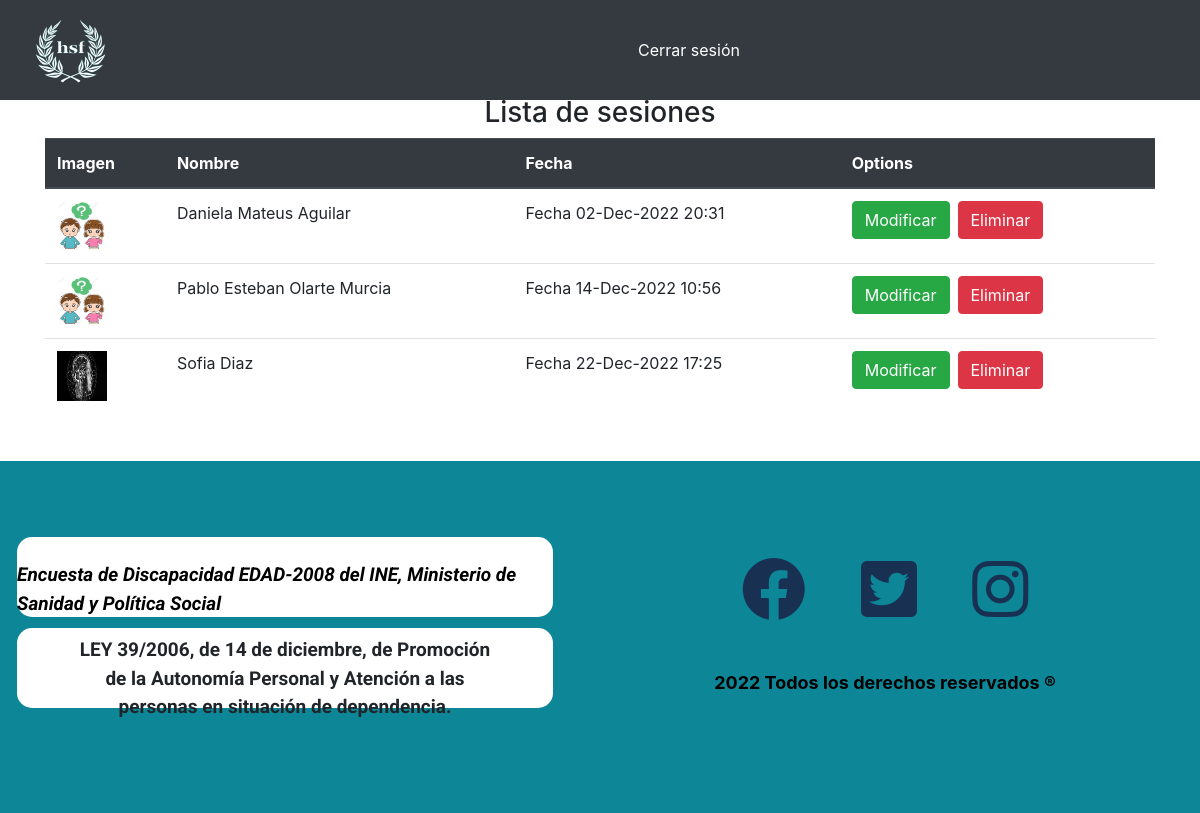
/Paciente/index.php, run on the app's committed database.
### tables this page shows
CREATE TABLE `pacientes` (
  `id` int(11) NOT NULL,
  `Nombre` varchar(50) NOT NULL,
  `Apellidos` varchar(50) NOT NULL,
  `Correo` varchar(50) NOT NULL,
  `Celular` int(11) NOT NULL,
  `Enfermedades` varchar(250) NOT NULL,
  `duracionSecion` varchar(50) NOT NULL,
  `imagen` varchar(100) NOT NULL,
  `fecha` datetime NOT NULL
);

### config/database.php (called while the page is built, shortened)
<?php
class Database{
    public $host = 'localhost';
    public $user = 'root';
    public $pass = '';
    public $db = 'sesiones';
    function __construct(){
        $this->conexion = $this->connectToDatabase();
        return $this -> conexion;
    }
    function connectToDatabase(){
        $conexion= mysqli_connect($this->host, $this->user, $this->pass, $this->db);
        return $conexion;
    }
}

### Paciente/Paciente.php (called while the page is built, shortened)
<?php
include ('../config/database.php');
class Paciente{
    public $conexion;
    function __construct(){
        $db = new Database();
        $this->conexion =$db->connectToDatabase();
    }
    function getAll(){
        $sql= "SELECT * FROM Pacientes ORDER BY fecha ASC";
        return mysqli_query ($this->conexion, $sql);
    }
    }
?>

### Paciente/index.php (the view, shortened to what this page needs)
<?php
include('Paciente.php');
$p=new Paciente();
$data=$p->getAll();
?>
<!DOCTYPE html>
<html>
    <head>
        <link rel="stylesheet" href="https://cdnjs.cloudflare.com/ajax/libs/font-awesome/6.2.1/css/all.min.css"crossorigin="anonymous" />
        <link rel="stylesheet" href="https://cdn.jsdelivr.net/npm/bootstrap@4.6.2/dist/css/bootstrap.min.css">
        <link rel="stylesheet" href="../Estilos/table-sesions.css">
    </head>
    <body>
        <header>
            <nav class="navbar navbar-expand-lg fixed-top bg-dark">
                <div class="container-fluid">
                <a class="navbar-brand" href="./index.html">
                    <img class="w-50" src="../images/Logo.png" alt="">
                </a>
                <div class="collapse navbar-collapse center-items" id="navbarNav">
                    <ul class="navbar-nav">
                        <li>
                            <a class="nav-link" href="<?= ROOT ?>admi.html" > Cerrar sesión </a>
                        </li>
                    </ul>
                </div>
                </div>
            </nav>
        </header>
        <section class="container-top">
            <h3 class="text-center">Lista de sesiones</h3>
            <div class="container">
                <table class="table">
                    <thead class="thead-dark">
                        <tr>
                            <th scope="col">Imagen</th>
                            <th scope="col">Nombre</th>
                            <th scope="col">Fecha</th>
                            <th scope="col">Options</th>
                        </tr>
                    </thead>
                    <tbody>
                        <?php
                        while ($pacienteData = mysqli_fetch_object($data)){
                            $date=$pacienteData->fecha;
                            echo "<tr>";
                                echo "<th><img src='".ROOT."/images/$pacienteData->imagen' width='50' height='50'/></th>";
                                echo "<td><p>$pacienteData->Nombre $pacienteData->Apellidos</p></td>";
                                echo "<td><p>Fecha ". date('d-M-Y H:i', strtotime($date)) ."</p></td>";
                                echo "<td><a class='btn btn-success' href='".ROOT."/Paciente/edit.php?id=$pacienteData->id' > Modificar </a><a class='btn btn-danger ml-2' href='".ROOT."/Paciente/index.php?id=$pacienteData->id' >Eliminar </a></td>";
                            echo "</tr>";
                        }
                        ?>
                    </tbody>
                </table>
            </div>
        </section>
        <footer class="bg-footer mt-5 ">
            <div class="row w-100">
                <div class="col">
                    <article class="art-style">
                        <cite>
                        Encuesta de Discapacidad EDAD-2008 del INE,
                        Ministerio de Sanidad y Política Social
                        </cite>
                    </article>
                    <address class="dir-style-law">
                        LEY 39/2006, de 14 de diciembre, de Promoción
                        de la Autonomía Personal y Atención a las personas
                        en situación de dependencia.
                    </address>
                    </div>
                    <div class="col">
                    <div class="icons-social-media">
                        <a href="https://www.facebook.com/people/Helping-Special-Families/100088909987339/?is_tour_dismissed=true" target="_blank"><i class="fa-brands fa-facebook fa-4x"></i></a>
                        <a href=""><i class="fa-brands fa-square-twitter fa-4x"></i></a>
                        <a href=""><i class="fa-brands fa-instagram fa-4x"></i></a>
                    </div>
                    <div class="reserved-rigths">
                        <p>2022 Todos los derechos reservados ®</p>
                    </div>
                </div>
            </div>
        </footer>
    </body>
</html>

### Estilos/table-sesions.css (style rules this page uses)
body { margin: 0; padding: 0; }
.navbar a { color: #fff !important; }
.center-items { justify-content: center; }
.container-top { margin-top: 8%; }
.bg-footer { background-color: rgb(13, 135, 151); height: 22rem; padding-top: 4%; }
.art-style { background-color: #fff; border-radius: 15px; color: #000; display: flex; font-weight: bold; font-size: 19px; height: 5rem; justify-content: center; margin-top: 5%; margin-left: 3%; margin-right: 3%; padding-top: 1.5rem; font-family: Roboto; }
.dir-style-law { background-color: #fff; border-radius: 15px; font-size: 19px; font-family: Roboto; font-weight: bold; height: 5rem; padding-top: .5rem; margin-top: 2%; margin-left: 3%; margin-right: 3%; padding-left: 10%; padding-right: 10%; text-align: center; }
.reserved-rigths { margin-top: 1%; font-size: 18px; color: #000; font-weight: bold; }
.icons-social-media { display: flex; justify-content: space-around; padding-left: 20%; padding-right: 20%; margin-top: 3em; margin-bottom: 3rem; }
.icons-social-media a { text-decoration: none !important; color: #183153; }
.btn-container, .reserved-rigths { display: flex; justify-content: center; }

### data on the page
pacientes: imagen (picture), Nombre "Daniela", Apellidos "Mateus Aguilar", fecha "02-Dec-2022 20:31"
pacientes: imagen (picture), Nombre "Pablo Esteban", Apellidos "Olarte Murcia", fecha "14-Dec-2022 10:56"
pacientes: imagen (picture), Nombre "Sofia", Apellidos "Diaz", fecha "22-Dec-2022 17:25"
